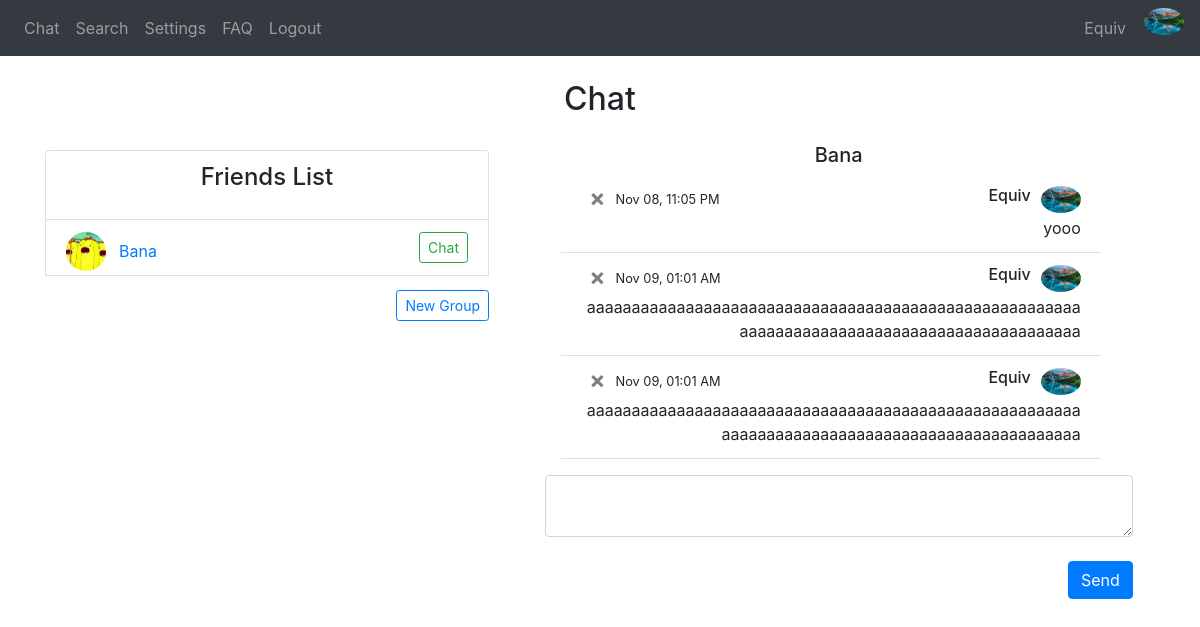
The app's page /chat/Bana (signed in) with its own data.
### website/models.py (models this page shows)
class User(db.Model, UserMixin):
    username = db.Column(db.String(150), unique=True)
    password = db.Column(db.String(150))
    answer = db.Column(db.String(150)) # security word
    question = db.Column(db.String(150)) # security question
    first_name = db.Column(db.String(150))
    status = db.Column(db.String(150))
    messages = db.relationship('Message')
    friends_list = db.relationship('Friend')
    id = db.Column(db.Integer, primary_key=True)
    name = db.Column(db.String(20))
    groups = db.relationship('Group', secondary=user_groups, backref=db.backref('members', lazy='dynamic'))
    image_file = db.Column(db.String(20), nullable=False, default='default.jpg')

class Message(db.Model):
    id = db.Column(db.Integer, primary_key=True)
    data = db.Column(db.String(10000))
    date = db.Column(db.DateTime(timezone=True), default=func.now(tz=pytz.timezone('US/Eastern')))
    user_id = db.Column(db.Integer, db.ForeignKey('user.id')) #one-to-many relationship
    recipient_id = db.Column(db.Integer)
    group_id = db.Column(db.Integer)

class Friend(db.Model):
    id = db.Column(db.Integer, primary_key=True)
    user_id = db.Column(db.Integer, db.ForeignKey('user.id')) #one-to-many relationship
    friend_id = db.Column(db.Integer)
    friend_name = db.Column(db.String(10000))

### website/views.py (the view, shortened to what this page needs)
@views.route('/chat/<string:recipient>', methods=['GET', 'POST'])
@login_required
def chat_with(recipient):
    recipient = User.query.filter(User.username == recipient).first_or_404()
    user_db = User.query.all()
    message_db = Message.query.all()
    return render_template("chat.html", User=User, user=current_user, username=current_user.username, user_db=user_db, Message = Message, recipient=recipient, desc=desc, redirect=redirect, message1=None, datetime=datetime)

### website/__init__.py (called while the page is built)
def create_app():
    app = Flask(__name__)
    app.config['SECRET_KEY'] = 'wadkjwlajda'
    app.config['SQLALCHEMY_DATABASE_URI'] = f'sqlite:///{DB_NAME}'
    db.init_app(app)
    from .views import views
    from .auth import auth
    from .group_views import group_views
    app.register_blueprint(views, url_prefix='/')
    app.register_blueprint(auth, url_prefix='/')
    app.register_blueprint(group_views, url_prefix='/')
    from .models import User, Message
    create_database(app)
    login_manager = LoginManager()
    login_manager.login_view = 'auth.login'
    login_manager.init_app(app)
    @login_manager.user_loader
    def load_user(id):
        return User.query.get(int(id))
    return app

### website/templates/chat.html (shortened to what this page needs)
{% extends "base.html" %} {% block title %}Chat{% endblock %} {% block content
    %}
    <h2 align="center">Chat</h2>
{% if recipient %}
<div style="float: right; width: 55%; padding-right: 2%; padding-top: 1.5%;">
    <ul class="list-group list-group-flush" id="messages">
        <h5 align="center">{{recipient.username}}</h5>
            <div class="overflow-auto p-3 mb-3 mb-md-0 mr-md-3 bg-light;" style="max-height: 300px; display: flex; flex-direction: column-reverse;">
            {% for message in Message.query.order_by(desc(Message.id)).all() %}
            {% if message.user_id == user.id and message.recipient_id == recipient.id %}
                <li class="list-group-item">
                    <div style="height:30px">
                        <div style="float: right; padding-left: 10px"><img style="width:40px" class="rounded-circle account-img" src="{{ url_for('static', filename='profile_pics/' + current_user.image_file) }}"></div>
                        <div style="float: right"><h6>{{username}}</h6></div>
                        <div style="float: left; width: 5%"><a class="close" id="chat" href="/delete-message/{{message.id}}/{{recipient.username}}"><span aria-hidden="true">&times;</span></a></div>
                    {% if (message.date - datetime.datetime.now()).days < 0 %}
                    <div style="float:left; padding-left: 10px"><small>{{(message.date - datetime.timedelta(hours=5)).strftime('%b %d, %I:%M %p')}}</small></div>
                    {% elif (message.date - datetime.datetime.now()).days == -1 %}
                        <div style="float:left; padding-left: 10px"><small>{{(message.date - datetime.timedelta(hours=5)).strftime('Yesterday, %I:%M %p')}}</small></div>
                    {% else %}
                        <div style="float:left; padding-left: 10px"><small>{{(message.date - datetime.timedelta(hours=5)).strftime('%I:%M %p')}}</small></div>
                    {% endif %}
                </div>
                <div style="overflow-wrap: break-word" align="right">{{message.data}}</div>
                </li>
            {% endif %}
        {% endfor %}
        </div>
    </ul>
    <form method="POST">
        <textarea name="message" id="message" class="form-control"></textarea>
        <br />
        <div align="right">
            <button type="submit" class="btn btn-primary" onclick="document.getElementById('sound_send').play();" >Send</button>
        </div>
    </form>
</div>
{% endif %}
    <br />
<div style="float: left; width: 40%; padding-left: 0%">
    <li style="height: 70px" class="list-group-item"><h4 align="center">Friends List</h4></li>
    {% if user.friends_list %}
        {% for friend in user.friends_list %}
            <li class="list-group-item">
                <div style="float: left"><img style="width:40px" class="rounded-circle account-img" src="{{ url_for('static', filename='profile_pics/' + User.query.filter(User.id == friend.friend_id).first_or_404().image_file) }}"></div>
                <div style="float: left"><a class="btn btn-link" id="chat" href="/profile/{{User.query.filter(User.id == friend.friend_id).first_or_404().username}}">{{User.query.filter(User.id == friend.friend_id).first_or_404().username}}</a></div>
                <div align="right"><a class="btn btn-outline-success btn-sm" id="chat" href="/chat/{{User.query.filter(User.id == friend.friend_id).first_or_404().username}}">Chat</a></div>
            </li>
        {% endfor %}
    {% endif %}
    <div style="float: right; padding-top: 3%"><a class="btn btn-outline-primary btn-sm" id="create-group" href="/create-group">New Group</a></div>
</div>
{% endblock %}

### website/templates/base.html (shortened to what this page needs)
<!DOCTYPE html>
<html>
  <head>
    <link
      rel="stylesheet"
      href="https://stackpath.bootstrapcdn.com/bootstrap/4.4.1/css/bootstrap.min.css"
    />
    <link
      rel="stylesheet"
      href="https://stackpath.bootstrapcdn.com/font-awesome/4.7.0/css/font-awesome.min.css"
    />
  </head>
  <body>
    <nav class="navbar navbar-expand-lg navbar-dark bg-dark">
      <div class="collapse navbar-collapse" id="navbar">
        <div class="navbar-nav">
          {% if current_user.is_authenticated %}
            <a class="nav-item nav-link" id="chat" href="/">Chat</a>
            <a class="nav-item nav-link" id="search" href="/search">Search</a>
            <a class="nav-item nav-link" id="settings" href="/settings">Settings</a>
            <a class="nav-item nav-link" id="faq" href="/faq">FAQ</a>
            <a class="nav-item nav-link" id="logout" href="/logout">Logout</a>
          {% else %}
            <a class="nav-item nav-link" id="login" href="/login">Log In</a>
            <a class="nav-item nav-link" id="signUp" href="/sign-up">Sign Up</a>
            <a class="nav-item nav-link" id="faq" href="/faq">FAQ</a>
          {% endif %}
        </div>
      </div>
      <div class="collapse navbar-collapse justify-content-end" id="navbar">
        <div class="navbar-nav">
          {% if current_user.is_authenticated %}
          <a class="nav-item nav-link" id="chat" href="/profile">{{current_user.username}}</a>
          <div style="float: right; padding-left: 10px"><a href="/profile"><img style="width:40px" class="rounded-circle account-img" src="{{ url_for('static', filename='profile_pics/' + current_user.image_file) }}"></a></div>
          {% endif %}
        </div>
      </div>
    </nav>
    <br />
    <div class="container">{% block content %} {% endblock %}</div>
  </body>
</html>

### records on screen
User: username "Equiv", image_file (picture)
User: username "Bana", query.filter "Bana"
Message: image_file (picture), date "Nov 09, 01:01 AM", data "aaaaaaaaaaaaaaaaaaaaaaaaaaaaaaaaaaaaaaaaaaaaaaaaaaaaaaaaaaaaaaaaaaaaaaaaaaaaaaaaaaaaaaaaaaaaaaa"
Message: image_file (picture), date "Nov 09, 01:01 AM", data "aaaaaaaaaaaaaaaaaaaaaaaaaaaaaaaaaaaaaaaaaaaaaaaaaaaaaaaaaaaaaaaaaaaaaaaaaaaaaaaaaaaaaaaaaaaaa"
Message: image_file (picture), date "Nov 08, 11:05 PM", data "yooo"
Friend: image_file (picture)
